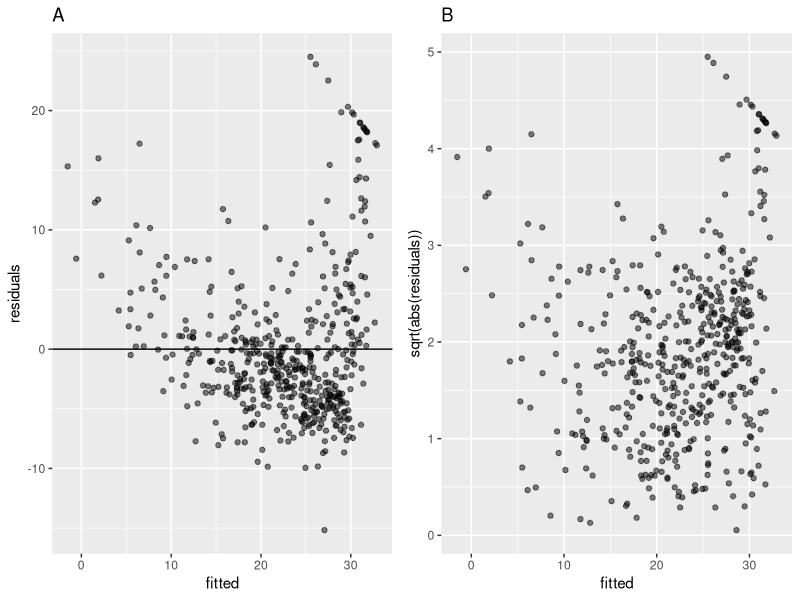
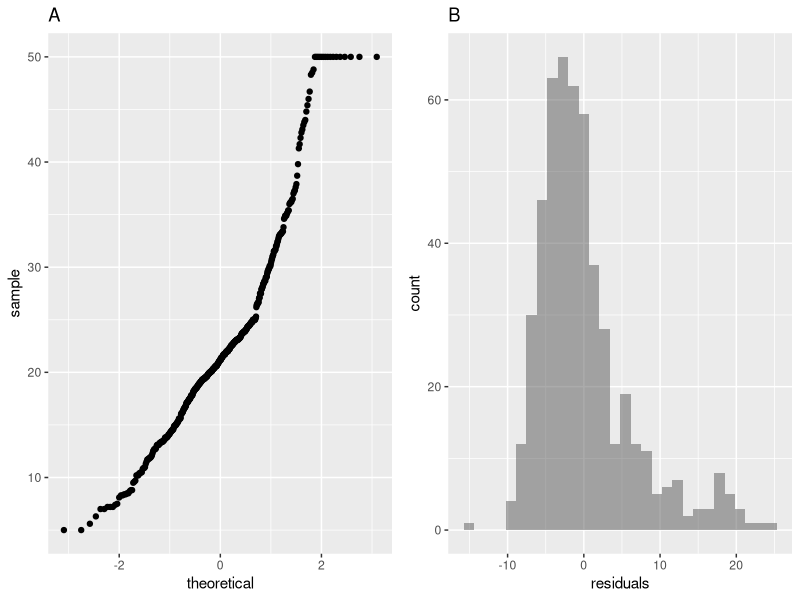
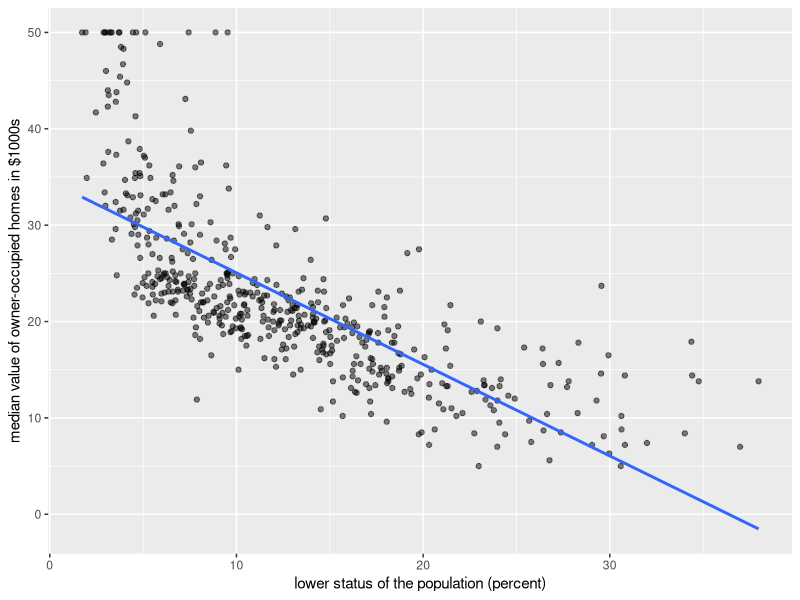
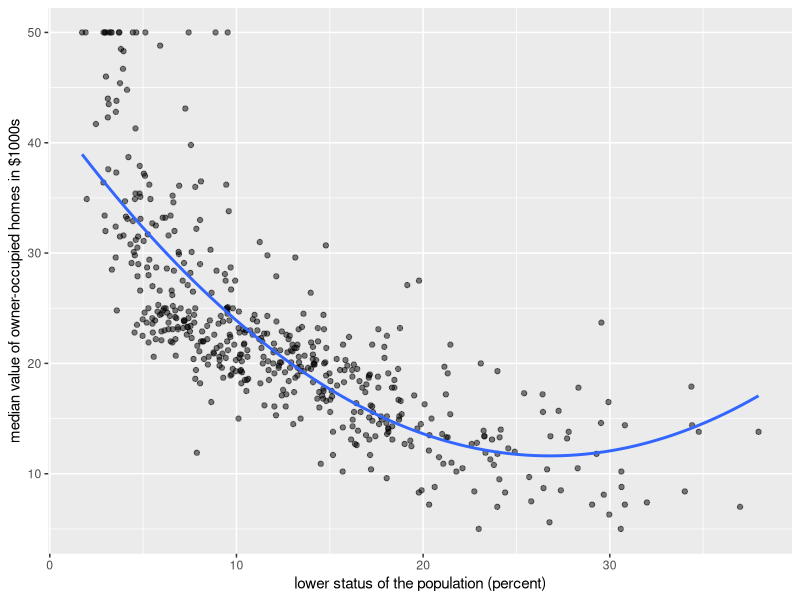
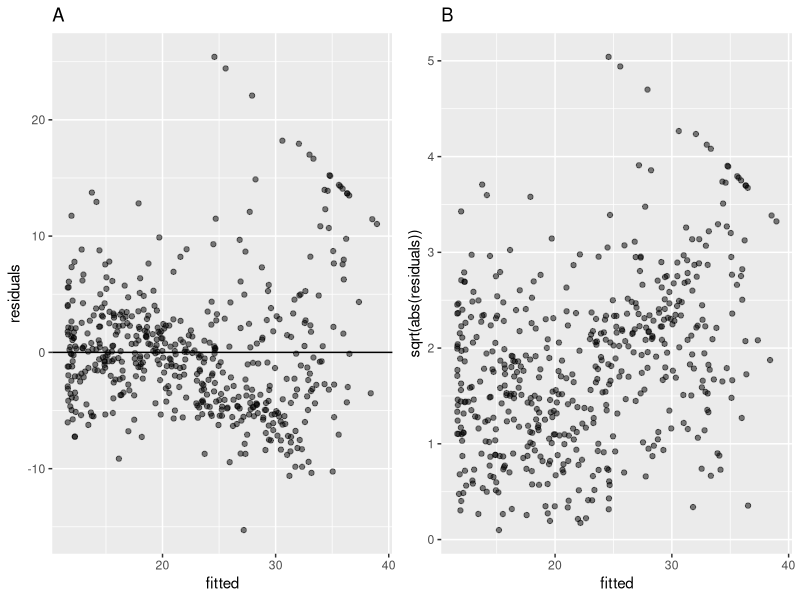
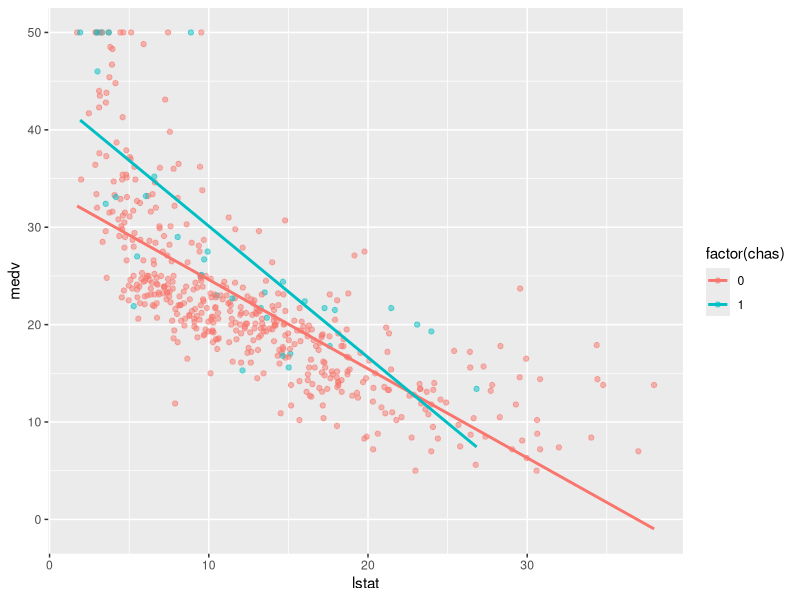

Generate these figures, in order, with R:
## ---- chunk 1
knitr::opts_chunk$set(echo = T, include = T, wwarning = F)
## ---- chunk 2
library(MASS)
library(tidyverse)
library(gridExtra)
library(broom)
## ---- chunk 3
fit1 <- lm(medv ~ lstat, data = Boston)
summary(fit1)
## ---- chunk 4
df1 <- data.frame(residuals = fit1$residuals,
                  sqrt_abs_residuals = sqrt(abs(fit1$residuals)),
                  fitted = fit1$fitted.values)
p1 <- ggplot(data = df1, aes(x = fitted, y = residuals)) +
  geom_hline(yintercept = 0) +
  geom_point(alpha = 0.5) +
  labs(x = "fitted", 
       y = "residuals",
       title = "A")

p2 <- ggplot(data = df1, aes(x = fitted, y = sqrt_abs_residuals)) +
  geom_point(alpha = 0.5) +
  labs(x = "fitted", 
       y = "sqrt(abs(residuals))",
       title = "B")

grid.arrange(p1, p2,  ncol = 2)
## ---- chunk 5
df1 <- data.frame(residuals = fit1$residuals,
                  sqrt_abs_residuals = sqrt(abs(fit1$residuals)),
                  fitted = fit1$fitted.values)
p1 <- ggplot(data = Boston, aes(sample = medv)) +
  stat_qq() +
  labs(title = "A")

p2 <- ggplot(data = df1, aes(x = residuals)) +
  geom_histogram(alpha = 0.5) +
  labs(x = "residuals",
       title = "B")

grid.arrange(p1, p2,  ncol = 2)
## ---- chunk 6
ggplot(data = Boston, aes(x = lstat, y = medv)) +
  geom_point(alpha=0.5) +
  geom_smooth(method = "lm", se = F) +
  labs(x="lower status of the population (percent)", 
       y="median value of owner-occupied homes in $1000s")
## ---- chunk 7
ggplot(data = Boston, aes(x = lstat, y = medv)) +
  geom_point(alpha=0.5) +
  geom_smooth(method = "lm", formula = y ~ x + I(x^2), se = F) +
  labs(x="lower status of the population (percent)", 
       y="median value of owner-occupied homes in $1000s")
## ---- chunk 8
fit2 <- lm(medv ~ lstat + I(lstat^2), data = Boston)
summary(fit2) 
## ---- chunk 9
df2 <- data.frame(residuals = fit2$residuals,
                  sqrt_abs_residuals = sqrt(abs(fit2$residuals)),
                  fitted = fit2$fitted.values)
p1 <- ggplot(data = df2, aes(x = fitted, y = residuals)) +
  geom_hline(yintercept = 0) +
  geom_point(alpha = 0.5) +
  labs(x = "fitted", 
       y = "residuals",
       title = "A")

p2 <- ggplot(data = df2, aes(x = fitted, y = sqrt_abs_residuals)) +
  geom_point(alpha = 0.5) +
  labs(x = "fitted", 
       y = "sqrt(abs(residuals))",
       title = "B")

grid.arrange(p1, p2,  ncol = 2)
## ---- chunk 10
fit3 <- lm(medv ~ lstat*factor(chas), data = Boston)
summary(fit3) 
## ---- chunk 11
ggplot(data = Boston, aes(x = lstat, y = medv, color = factor(chas))) +
  geom_point(alpha = 0.5) +
  geom_smooth(method = "lm", se = F)
## ---- chunk 12
# Matrix regressions
# The hat matrix is symmetric 
#The hat matrix is idempotent, i.e.


e <- as.matrix(residuals(fit1))
X <- model.matrix(fit1)

X[1:10,]
X <- cbind(1, Boston$lstat)
X[1:10,]
Y <- Boston$medv
Y[1:10]
beta <- solve(t(X) %*% X) %*% t(X) %*% Y
beta
H <- X %*% solve(t(X) %*% X) %*% t(X)
dim(H)
cbind(fitted(fit1), H %*% Y)[1:10,]
cbind(hatvalues(fit1), diag(H))[1:10,] 
cbind(
  e,                                         
  Y - X %*% beta,                            
  Y - H %*% Y,
  (diag(length(Y)) - H) %*% Y                   
)[1:10,]
